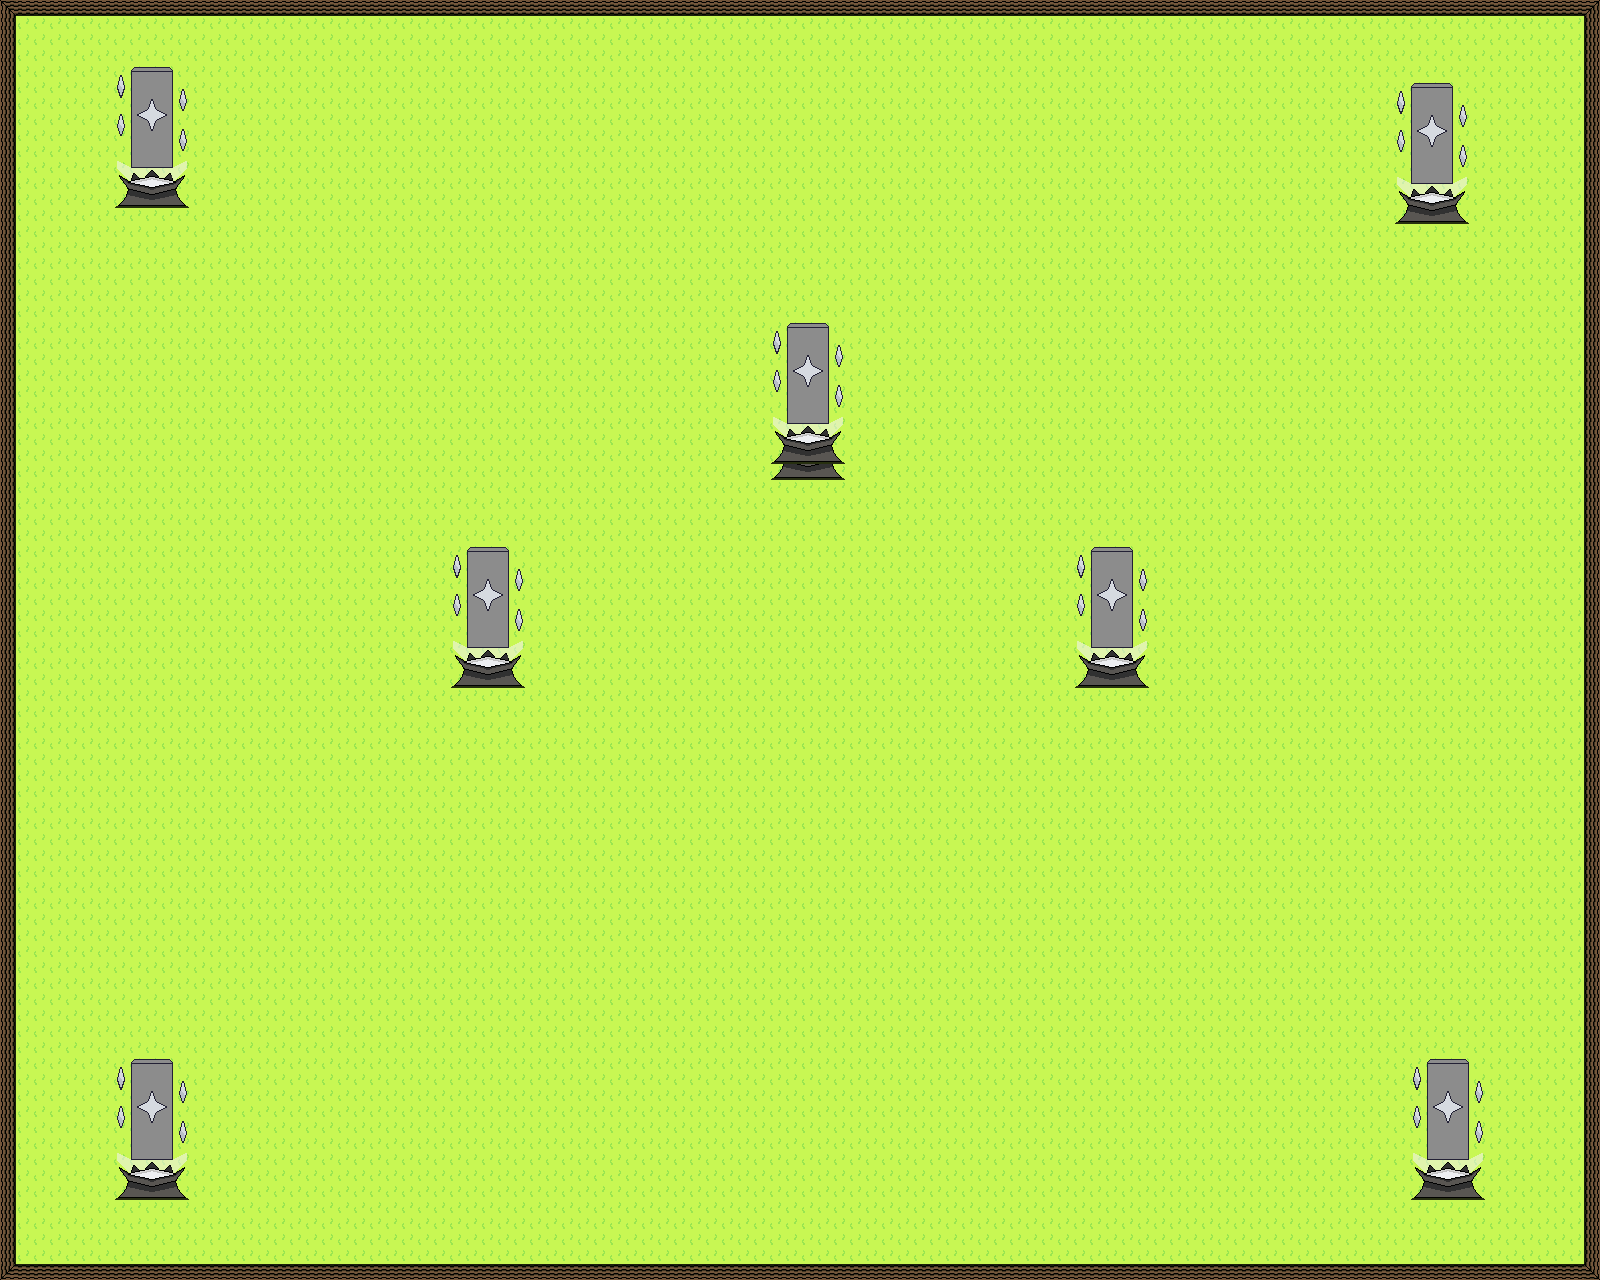

Rendered tile map (Tiled .tmx) drawn with the repository's tilesets; below, a short description and the map source with its tile grids summarised:
An orthogonal 100x80 tile map with 16x16 px tiles, 2 tile layers (ground layer, wall layer), 7 tilesets.

<map version="1.10" tiledversion="1.11.2" orientation="orthogonal" renderorder="right-down" width="100" height="80" tilewidth="16" tileheight="16" infinite="0" nextlayerid="7" nextobjectid="1">
 <tileset firstgid="1" name="tree" tilewidth="16" tileheight="16" tilecount="4" columns="2">
  <image source="../assets/tilesets/northoutskirts/tree.png" width="32" height="32" />
 </tileset>
 <tileset firstgid="5" name="road_dirt_path" tilewidth="16" tileheight="16" tilecount="27" columns="9">
  <image source="../assets/tilesets/northoutskirts/road_dirt_path.png" width="144" height="48" />
 </tileset>
 <tileset firstgid="32" name="grasswalk" tilewidth="16" tileheight="16" tilecount="36" columns="12">
  <image source="../assets/tilesets/northoutskirts/grasswalk.png" width="192" height="48" />
  <wangsets>
   <wangset name="corner grasswalk" type="corner" tile="-1">
    <wangcolor name="" color="#ff0000" tile="-1" probability="1" />
    <wangtile tileid="0" wangid="0,1,0,1,0,1,0,1" />
    <wangtile tileid="2" wangid="0,1,0,1,0,1,0,1" />
    <wangtile tileid="24" wangid="0,1,0,1,0,1,0,1" />
    <wangtile tileid="26" wangid="0,1,0,1,0,1,0,1" />
   </wangset>
   <wangset name="Unnamed Set" type="mixed" tile="-1">
    <wangcolor name="" color="#ff0000" tile="-1" probability="1" />
    <wangcolor name="" color="#00ff00" tile="-1" probability="1" />
   </wangset>
  </wangsets>
 </tileset>
 <tileset firstgid="68" name="chest" tilewidth="16" tileheight="16" tilecount="6" columns="6">
  <image source="../assets/icons/item/chest.png" width="96" height="16" />
 </tileset>
 <tileset firstgid="74" name="stone_path" tilewidth="16" tileheight="16" tilecount="1" columns="1">
  <image source="../assets/tilesets/northoutskirts/stone_path.png" width="16" height="16" />
 </tileset>
 <tileset firstgid="75" name="cliff" tilewidth="16" tileheight="16" tilecount="18" columns="6">
  <image source="../assets/tilesets/northoutskirts/cliff.png" width="96" height="48" />
 </tileset>
 <tileset firstgid="93" name="monolith-sheet" tilewidth="16" tileheight="16" tilecount="225" columns="25">
  <image source="../assets/tilesets/northoutskirts/monolith-sheet.png" width="400" height="144" />
 </tileset>
 <layer id="2" name="ground layer" width="100" height="80">
  <data>[8000 cells, 8000 non-empty, 1 distinct tile ids]</data>
 </layer>
 <layer id="6" name="wall layer" width="100" height="80">
  <data>[8000 cells, 676 non-empty, 47 distinct tile ids]</data>
 </layer>
</map>
